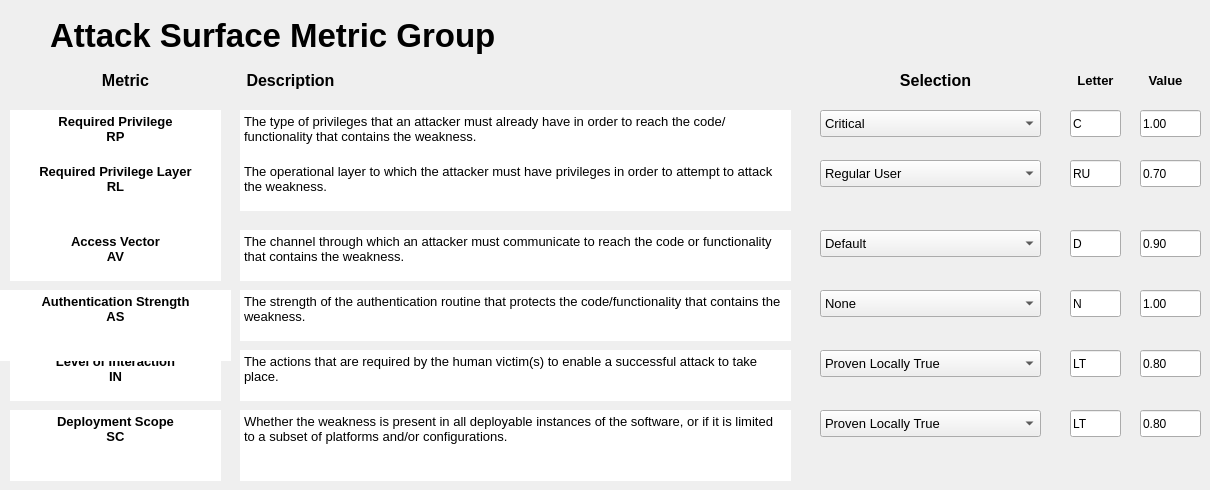
    <widget class="QWidget" name="tab_3">
     <attribute name="title">
      <string>Attack Surface</string>
     </attribute>
     <widget class="QLineEdit" name="txtB_AS_AS_Value">
      <property name="geometry">
       <rect>
        <x>1140</x>
        <y>290</y>
        <width>61</width>
        <height>27</height>
       </rect>
      </property>
      <property name="text">
       <string>1.00</string>
      </property>
     </widget>
     <widget class="QTextEdit" name="textEdit_11">
      <property name="geometry">
       <rect>
        <x>240</x>
        <y>110</y>
        <width>551</width>
        <height>51</height>
       </rect>
      </property>
      <property name="frameShape">
       <enum>QFrame::NoFrame</enum>
      </property>
      <property name="lineWidth">
       <number>0</number>
      </property>
      <property name="html">
       <string>&lt;!DOCTYPE HTML PUBLIC &quot;-//W3C//DTD HTML 4.0//EN&quot; &quot;http://www.w3.org/TR/REC-html40/strict.dtd&quot;&gt;
&lt;html&gt;&lt;head&gt;&lt;meta name=&quot;qrichtext&quot; content=&quot;1&quot; /&gt;&lt;style type=&quot;text/css&quot;&gt;
p, li { white-space: pre-wrap; }
&lt;/style&gt;&lt;/head&gt;&lt;body style=&quot; font-family:'Ubuntu'; font-size:10pt; font-weight:400; font-style:normal;&quot;&gt;
&lt;p style=&quot; margin-top:0px; margin-bottom:0px; margin-left:0px; margin-right:0px; -qt-block-indent:0; text-indent:0px;&quot;&gt;&lt;span style=&quot; font-family:'MS Shell Dlg 2';&quot;&gt;The type of privileges that an attacker must already have in order to reach the code/functionality that contains the weakness. &lt;/span&gt;&lt;/p&gt;&lt;/body&gt;&lt;/html&gt;</string>
      </property>
     </widget>
     <widget class="QComboBox" name="cBox_AS_AV">
      <property name="geometry">
       <rect>
        <x>820</x>
        <y>230</y>
        <width>221</width>
        <height>27</height>
       </rect>
      </property>
      <property name="font">
       <font>
        <pointsize>10</pointsize>
       </font>
      </property>
      <item>
       <property name="text">
        <string>Default</string>
       </property>
      </item>
     </widget>
     <widget class="QLineEdit" name="txtB_AS_AV_Letter">
      <property name="geometry">
       <rect>
        <x>1070</x>
        <y>230</y>
        <width>51</width>
        <height>27</height>
       </rect>
      </property>
      <property name="text">
       <string>D</string>
      </property>
     </widget>
     <widget class="QTextEdit" name="textEdit_12">
      <property name="geometry">
       <rect>
        <x>240</x>
        <y>290</y>
        <width>551</width>
        <height>51</height>
       </rect>
      </property>
      <property name="frameShape">
       <enum>QFrame::NoFrame</enum>
      </property>
      <property name="lineWidth">
       <number>0</number>
      </property>
      <property name="html">
       <string>&lt;!DOCTYPE HTML PUBLIC &quot;-//W3C//DTD HTML 4.0//EN&quot; &quot;http://www.w3.org/TR/REC-html40/strict.dtd&quot;&gt;
&lt;html&gt;&lt;head&gt;&lt;meta name=&quot;qrichtext&quot; content=&quot;1&quot; /&gt;&lt;style type=&quot;text/css&quot;&gt;
p, li { white-space: pre-wrap; }
&lt;/style&gt;&lt;/head&gt;&lt;body style=&quot; font-family:'Ubuntu'; font-size:10pt; font-weight:400; font-style:normal;&quot;&gt;
&lt;p style=&quot; margin-top:0px; margin-bottom:0px; margin-left:0px; margin-right:0px; -qt-block-indent:0; text-indent:0px;&quot;&gt;&lt;span style=&quot; font-family:'MS Shell Dlg 2';&quot;&gt;The strength of the authentication routine that protects the code/functionality that contains the weakness. &lt;/span&gt;&lt;/p&gt;&lt;/body&gt;&lt;/html&gt;</string>
      </property>
     </widget>
     <widget class="QLineEdit" name="txtB_AS_RP_Letter">
      <property name="geometry">
       <rect>
        <x>1070</x>
        <y>110</y>
        <width>51</width>
        <height>27</height>
       </rect>
      </property>
      <property name="text">
       <string>C</string>
      </property>
     </widget>
     <widget class="QLineEdit" name="txtB_AS_AV_Value">
      <property name="geometry">
       <rect>
        <x>1140</x>
        <y>230</y>
        <width>61</width>
        <height>27</height>
       </rect>
      </property>
      <property name="text">
       <string>0.90</string>
      </property>
     </widget>
     <widget class="QLabel" name="label_17">
      <property name="geometry">
       <rect>
        <x>1140</x>
        <y>70</y>
        <width>51</width>
        <height>21</height>
       </rect>
      </property>
      <property name="font">
       <font>
        <pointsize>12</pointsize>
        <weight>75</weight>
        <bold>true</bold>
       </font>
      </property>
      <property name="text">
       <string>&lt;html&gt;&lt;head/&gt;&lt;body&gt;&lt;p&gt;&lt;span style=&quot; font-size:10pt;&quot;&gt;Value&lt;/span&gt;&lt;/p&gt;&lt;/body&gt;&lt;/html&gt;</string>
      </property>
      <property name="alignment">
       <set>Qt::AlignCenter</set>
      </property>
     </widget>
     <widget class="QComboBox" name="cBox_AS_IN">
      <property name="geometry">
       <rect>
        <x>820</x>
        <y>350</y>
        <width>221</width>
        <height>27</height>
       </rect>
      </property>
      <property name="font">
       <font>
        <pointsize>10</pointsize>
       </font>
      </property>
      <item>
       <property name="text">
        <string>Proven Locally True</string>
       </property>
      </item>
     </widget>
     <widget class="QLineEdit" name="txtB_AS_RP_Value">
      <property name="geometry">
       <rect>
        <x>1140</x>
        <y>110</y>
        <width>61</width>
        <height>27</height>
       </rect>
      </property>
      <property name="text">
       <string>1.00</string>
      </property>
     </widget>
     <widget class="QTextEdit" name="textEdit_13">
      <property name="geometry">
       <rect>
        <x>240</x>
        <y>160</y>
        <width>551</width>
        <height>51</height>
       </rect>
      </property>
      <property name="frameShape">
       <enum>QFrame::NoFrame</enum>
      </property>
      <property name="lineWidth">
       <number>0</number>
      </property>
      <property name="html">
       <string>&lt;!DOCTYPE HTML PUBLIC &quot;-//W3C//DTD HTML 4.0//EN&quot; &quot;http://www.w3.org/TR/REC-html40/strict.dtd&quot;&gt;
&lt;html&gt;&lt;head&gt;&lt;meta name=&quot;qrichtext&quot; content=&quot;1&quot; /&gt;&lt;style type=&quot;text/css&quot;&gt;
p, li { white-space: pre-wrap; }
&lt;/style&gt;&lt;/head&gt;&lt;body style=&quot; font-family:'Ubuntu'; font-size:10pt; font-weight:400; font-style:normal;&quot;&gt;
&lt;p style=&quot; margin-top:0px; margin-bottom:0px; margin-left:0px; margin-right:0px; -qt-block-indent:0; text-indent:0px;&quot;&gt;&lt;span style=&quot; font-family:'MS Shell Dlg 2';&quot;&gt;The operational layer to which the attacker must have privileges in order to attempt to attack the weakness. &lt;/span&gt;&lt;/p&gt;&lt;/body&gt;&lt;/html&gt;</string>
      </property>
     </widget>
     <widget class="QComboBox" name="cBox_AS_RL">
      <property name="geometry">
       <rect>
        <x>820</x>
        <y>160</y>
        <width>221</width>
        <height>27</height>
       </rect>
      </property>
      <property name="font">
       <font>
        <pointsize>10</pointsize>
       </font>
      </property>
      <item>
       <property name="text">
        <string>Regular User</string>
       </property>
      </item>
     </widget>
     <widget class="QLineEdit" name="txtB_AS_RL_Value">
      <property name="geometry">
       <rect>
        <x>1140</x>
        <y>160</y>
        <width>61</width>
        <height>27</height>
       </rect>
      </property>
      <property name="text">
       <string>0.70</string>
      </property>
     </widget>
     <widget class="QComboBox" name="cBox_AS_AS">
      <property name="geometry">
       <rect>
        <x>820</x>
        <y>290</y>
        <width>221</width>
        <height>27</height>
       </rect>
      </property>
      <property name="font">
       <font>
        <pointsize>10</pointsize>
       </font>
      </property>
      <item>
       <property name="text">
        <string>None</string>
       </property>
      </item>
     </widget>
     <widget class="QLabel" name="label_18">
      <property name="geometry">
       <rect>
        <x>90</x>
        <y>70</y>
        <width>71</width>
        <height>21</height>
       </rect>
      </property>
      <property name="font">
       <font>
        <pointsize>12</pointsize>
        <weight>75</weight>
        <bold>true</bold>
       </font>
      </property>
      <property name="text">
       <string>Metric</string>
      </property>
      <property name="alignment">
       <set>Qt::AlignCenter</set>
      </property>
     </widget>
     <widget class="QTextEdit" name="textEdit_14">
      <property name="geometry">
       <rect>
        <x>10</x>
        <y>230</y>
        <width>211</width>
        <height>51</height>
       </rect>
      </property>
      <property name="frameShape">
       <enum>QFrame::NoFrame</enum>
      </property>
      <property name="lineWidth">
       <number>0</number>
      </property>
      <property name="html">
       <string>&lt;!DOCTYPE HTML PUBLIC &quot;-//W3C//DTD HTML 4.0//EN&quot; &quot;http://www.w3.org/TR/REC-html40/strict.dtd&quot;&gt;
&lt;html&gt;&lt;head&gt;&lt;meta name=&quot;qrichtext&quot; content=&quot;1&quot; /&gt;&lt;style type=&quot;text/css&quot;&gt;
p, li { white-space: pre-wrap; }
&lt;/style&gt;&lt;/head&gt;&lt;body style=&quot; font-family:'Ubuntu'; font-size:10pt; font-weight:400; font-style:normal;&quot;&gt;
&lt;p align=&quot;center&quot; style=&quot; margin-top:0px; margin-bottom:0px; margin-left:0px; margin-right:0px; -qt-block-indent:0; text-indent:0px;&quot;&gt;&lt;span style=&quot; font-weight:600;&quot;&gt;Access Vector&lt;/span&gt;&lt;/p&gt;
&lt;p align=&quot;center&quot; style=&quot; margin-top:0px; margin-bottom:0px; margin-left:0px; margin-right:0px; -qt-block-indent:0; text-indent:0px;&quot;&gt;&lt;span style=&quot; font-weight:600;&quot;&gt;AV&lt;/span&gt;&lt;/p&gt;&lt;/body&gt;&lt;/html&gt;</string>
      </property>
     </widget>
     <widget class="QTextEdit" name="textEdit_15">
      <property name="geometry">
       <rect>
        <x>10</x>
        <y>350</y>
        <width>211</width>
        <height>51</height>
       </rect>
      </property>
      <property name="frameShape">
       <enum>QFrame::NoFrame</enum>
      </property>
      <property name="lineWidth">
       <number>0</number>
      </property>
      <property name="html">
       <string>&lt;!DOCTYPE HTML PUBLIC &quot;-//W3C//DTD HTML 4.0//EN&quot; &quot;http://www.w3.org/TR/REC-html40/strict.dtd&quot;&gt;
&lt;html&gt;&lt;head&gt;&lt;meta name=&quot;qrichtext&quot; content=&quot;1&quot; /&gt;&lt;style type=&quot;text/css&quot;&gt;
p, li { white-space: pre-wrap; }
&lt;/style&gt;&lt;/head&gt;&lt;body style=&quot; font-family:'Ubuntu'; font-size:10pt; font-weight:400; font-style:normal;&quot;&gt;
&lt;p align=&quot;center&quot; style=&quot; margin-top:0px; margin-bottom:0px; margin-left:0px; margin-right:0px; -qt-block-indent:0; text-indent:0px;&quot;&gt;&lt;span style=&quot; font-weight:600;&quot;&gt;Level of Interaction&lt;/span&gt;&lt;/p&gt;
&lt;p align=&quot;center&quot; style=&quot; margin-top:0px; margin-bottom:0px; margin-left:0px; margin-right:0px; -qt-block-indent:0; text-indent:0px;&quot;&gt;&lt;span style=&quot; font-weight:600;&quot;&gt;IN&lt;/span&gt;&lt;/p&gt;&lt;/body&gt;&lt;/html&gt;</string>
      </property>
     </widget>
     <widget class="QComboBox" name="cBox_AS_RP">
      <property name="geometry">
       <rect>
        <x>820</x>
        <y>110</y>
        <width>221</width>
        <height>27</height>
       </rect>
      </property>
      <property name="font">
       <font>
        <pointsize>10</pointsize>
       </font>
      </property>
      <item>
       <property name="text">
        <string>Critical</string>
       </property>
      </item>
     </widget>
     <widget class="QLabel" name="label_19">
      <property name="geometry">
       <rect>
        <x>50</x>
        <y>0</y>
        <width>1141</width>
        <height>71</height>
       </rect>
      </property>
      <property name="font">
       <font>
        <pointsize>25</pointsize>
        <weight>75</weight>
        <italic>false</italic>
        <bold>true</bold>
        <underline>false</underline>
        <strikeout>false</strikeout>
        <kerning>true</kerning>
       </font>
      </property>
      <property name="text">
       <string>Attack Surface Metric Group</string>
      </property>
     </widget>
     <widget class="QLabel" name="label_20">
      <property name="geometry">
       <rect>
        <x>230</x>
        <y>70</y>
        <width>121</width>
        <height>21</height>
       </rect>
      </property>
      <property name="font">
       <font>
        <pointsize>12</pointsize>
        <weight>75</weight>
        <bold>true</bold>
       </font>
      </property>
      <property name="text">
       <string>Description</string>
      </property>
      <property name="alignment">
       <set>Qt::AlignCenter</set>
      </property>
     </widget>
     <widget class="QLineEdit" name="txtB_AS_IN_Value">
      <property name="geometry">
       <rect>
        <x>1140</x>
        <y>350</y>
        <width>61</width>
        <height>27</height>
       </rect>
      </property>
      <property name="text">
       <string>0.80</string>
      </property>
     </widget>
     <widget class="QTextEdit" name="textEdit_16">
      <property name="geometry">
       <rect>
        <x>0</x>
        <y>290</y>
        <width>231</width>
        <height>71</height>
       </rect>
      </property>
      <property name="frameShape">
       <enum>QFrame::NoFrame</enum>
      </property>
      <property name="lineWidth">
       <number>0</number>
      </property>
      <property name="html">
       <string>&lt;!DOCTYPE HTML PUBLIC &quot;-//W3C//DTD HTML 4.0//EN&quot; &quot;http://www.w3.org/TR/REC-html40/strict.dtd&quot;&gt;
&lt;html&gt;&lt;head&gt;&lt;meta name=&quot;qrichtext&quot; content=&quot;1&quot; /&gt;&lt;style type=&quot;text/css&quot;&gt;
p, li { white-space: pre-wrap; }
&lt;/style&gt;&lt;/head&gt;&lt;body style=&quot; font-family:'Ubuntu'; font-size:10pt; font-weight:400; font-style:normal;&quot;&gt;
&lt;p align=&quot;center&quot; style=&quot; margin-top:0px; margin-bottom:0px; margin-left:0px; margin-right:0px; -qt-block-indent:0; text-indent:0px;&quot;&gt;&lt;span style=&quot; font-weight:600;&quot;&gt;Authentication Strength&lt;/span&gt;&lt;/p&gt;
&lt;p align=&quot;center&quot; style=&quot; margin-top:0px; margin-bottom:0px; margin-left:0px; margin-right:0px; -qt-block-indent:0; text-indent:0px;&quot;&gt;&lt;span style=&quot; font-weight:600;&quot;&gt;AS&lt;/span&gt;&lt;/p&gt;&lt;/body&gt;&lt;/html&gt;</string>
      </property>
     </widget>
     <widget class="QTextEdit" name="textEdit_1">
      <property name="geometry">
       <rect>
        <x>240</x>
        <y>350</y>
        <width>551</width>
        <height>51</height>
       </rect>
      </property>
      <property name="frameShape">
       <enum>QFrame::NoFrame</enum>
      </property>
      <property name="lineWidth">
       <number>0</number>
      </property>
      <property name="html">
       <string>&lt;!DOCTYPE HTML PUBLIC &quot;-//W3C//DTD HTML 4.0//EN&quot; &quot;http://www.w3.org/TR/REC-html40/strict.dtd&quot;&gt;
&lt;html&gt;&lt;head&gt;&lt;meta name=&quot;qrichtext&quot; content=&quot;1&quot; /&gt;&lt;style type=&quot;text/css&quot;&gt;
p, li { white-space: pre-wrap; }
&lt;/style&gt;&lt;/head&gt;&lt;body style=&quot; font-family:'Ubuntu'; font-size:10pt; font-weight:400; font-style:normal;&quot;&gt;
&lt;p style=&quot; margin-top:0px; margin-bottom:0px; margin-left:0px; margin-right:0px; -qt-block-indent:0; text-indent:0px;&quot;&gt;&lt;span style=&quot; font-family:'MS Shell Dlg 2';&quot;&gt;The actions that are required by the human victim(s) to enable a successful attack to take place. &lt;/span&gt;&lt;/p&gt;&lt;/body&gt;&lt;/html&gt;</string>
      </property>
     </widget>
     <widget class="QLabel" name="label_21">
      <property name="geometry">
       <rect>
        <x>1070</x>
        <y>70</y>
        <width>51</width>
        <height>21</height>
       </rect>
      </property>
      <property name="font">
       <font>
        <pointsize>12</pointsize>
        <weight>75</weight>
        <bold>true</bold>
       </font>
      </property>
      <property name="text">
       <string>&lt;html&gt;&lt;head/&gt;&lt;body&gt;&lt;p&gt;&lt;span style=&quot; font-size:10pt;&quot;&gt;Letter&lt;/span&gt;&lt;/p&gt;&lt;/body&gt;&lt;/html&gt;</string>
      </property>
      <property name="alignment">
       <set>Qt::AlignCenter</set>
      </property>
     </widget>
     <widget class="QTextEdit" name="textEdit_18">
      <property name="geometry">
       <rect>
        <x>10</x>
        <y>160</y>
        <width>211</width>
        <height>71</height>
       </rect>
      </property>
      <property name="frameShape">
       <enum>QFrame::NoFrame</enum>
      </property>
      <property name="lineWidth">
       <number>0</number>
      </property>
      <property name="html">
       <string>&lt;!DOCTYPE HTML PUBLIC &quot;-//W3C//DTD HTML 4.0//EN&quot; &quot;http://www.w3.org/TR/REC-html40/strict.dtd&quot;&gt;
&lt;html&gt;&lt;head&gt;&lt;meta name=&quot;qrichtext&quot; content=&quot;1&quot; /&gt;&lt;style type=&quot;text/css&quot;&gt;
p, li { white-space: pre-wrap; }
&lt;/style&gt;&lt;/head&gt;&lt;body style=&quot; font-family:'Ubuntu'; font-size:10pt; font-weight:400; font-style:normal;&quot;&gt;
&lt;p align=&quot;center&quot; style=&quot; margin-top:0px; margin-bottom:0px; margin-left:0px; margin-right:0px; -qt-block-indent:0; text-indent:0px;&quot;&gt;&lt;span style=&quot; font-weight:600;&quot;&gt;Required Privilege Layer&lt;/span&gt;&lt;/p&gt;
&lt;p align=&quot;center&quot; style=&quot; margin-top:0px; margin-bottom:0px; margin-left:0px; margin-right:0px; -qt-block-indent:0; text-indent:0px;&quot;&gt;&lt;span style=&quot; font-weight:600;&quot;&gt;RL&lt;/span&gt;&lt;/p&gt;&lt;/body&gt;&lt;/html&gt;</string>
      </property>
     </widget>
     <widget class="QLineEdit" name="txtB_AS_AS_Letter">
      <property name="geometry">
       <rect>
        <x>1070</x>
        <y>290</y>
        <width>51</width>
        <height>27</height>
       </rect>
      </property>
      <property name="text">
       <string>N</string>
      </property>
     </widget>
     <widget class="QLabel" name="label_22">
      <property name="geometry">
       <rect>
        <x>870</x>
        <y>70</y>
        <width>131</width>
        <height>21</height>
       </rect>
      </property>
      <property name="font">
       <font>
        <pointsize>12</pointsize>
        <weight>75</weight>
        <bold>true</bold>
       </font>
      </property>
      <property name="text">
       <string>Selection</string>
      </property>
      <property name="alignment">
       <set>Qt::AlignCenter</set>
      </property>
     </widget>
     <widget class="QLineEdit" name="txtB_AS_IN_Letter">
      <property name="geometry">
       <rect>
        <x>1070</x>
        <y>350</y>
        <width>51</width>
        <height>27</height>
       </rect>
      </property>
      <property name="text">
       <string>LT</string>
      </property>
     </widget>
     <widget class="QTextEdit" name="textEdit_19">
      <property name="geometry">
       <rect>
        <x>240</x>
        <y>230</y>
        <width>551</width>
        <height>51</height>
       </rect>
      </property>
      <property name="frameShape">
       <enum>QFrame::NoFrame</enum>
      </property>
      <property name="lineWidth">
       <number>0</number>
      </property>
      <property name="html">
       <string>&lt;!DOCTYPE HTML PUBLIC &quot;-//W3C//DTD HTML 4.0//EN&quot; &quot;http://www.w3.org/TR/REC-html40/strict.dtd&quot;&gt;
&lt;html&gt;&lt;head&gt;&lt;meta name=&quot;qrichtext&quot; content=&quot;1&quot; /&gt;&lt;style type=&quot;text/css&quot;&gt;
p, li { white-space: pre-wrap; }
&lt;/style&gt;&lt;/head&gt;&lt;body style=&quot; font-family:'Ubuntu'; font-size:10pt; font-weight:400; font-style:normal;&quot;&gt;
&lt;p style=&quot; margin-top:0px; margin-bottom:0px; margin-left:0px; margin-right:0px; -qt-block-indent:0; text-indent:0px;&quot;&gt;&lt;span style=&quot; font-family:'MS Shell Dlg 2';&quot;&gt;The channel through which an attacker must communicate to reach the code or functionality that contains the weakness. &lt;/span&gt;&lt;/p&gt;&lt;/body&gt;&lt;/html&gt;</string>
      </property>
     </widget>
     <widget class="QTextEdit" name="textEdit_20">
      <property name="geometry">
       <rect>
        <x>10</x>
        <y>110</y>
        <width>211</width>
        <height>51</height>
       </rect>
      </property>
      <property name="frameShape">
       <enum>QFrame::NoFrame</enum>
      </property>
      <property name="lineWidth">
       <number>0</number>
      </property>
      <property name="html">
       <string>&lt;!DOCTYPE HTML PUBLIC &quot;-//W3C//DTD HTML 4.0//EN&quot; &quot;http://www.w3.org/TR/REC-html40/strict.dtd&quot;&gt;
&lt;html&gt;&lt;head&gt;&lt;meta name=&quot;qrichtext&quot; content=&quot;1&quot; /&gt;&lt;style type=&quot;text/css&quot;&gt;
p, li { white-space: pre-wrap; }
&lt;/style&gt;&lt;/head&gt;&lt;body style=&quot; font-family:'Ubuntu'; font-size:10pt; font-weight:400; font-style:normal;&quot;&gt;
&lt;p align=&quot;center&quot; style=&quot; margin-top:0px; margin-bottom:0px; margin-left:0px; margin-right:0px; -qt-block-indent:0; text-indent:0px;&quot;&gt;&lt;span style=&quot; font-weight:600;&quot;&gt;Required Privilege&lt;/span&gt;&lt;/p&gt;
&lt;p align=&quot;center&quot; style=&quot; margin-top:0px; margin-bottom:0px; margin-left:0px; margin-right:0px; -qt-block-indent:0; text-indent:0px;&quot;&gt;&lt;span style=&quot; font-weight:600;&quot;&gt;RP&lt;/span&gt;&lt;/p&gt;&lt;/body&gt;&lt;/html&gt;</string>
      </property>
     </widget>
     <widget class="QLineEdit" name="txtB_AS_RL_Letter">
      <property name="geometry">
       <rect>
        <x>1070</x>
        <y>160</y>
        <width>51</width>
        <height>27</height>
       </rect>
      </property>
      <property name="text">
       <string>RU</string>
      </property>
     </widget>
     <widget class="QTextEdit" name="textEdit_31">
      <property name="geometry">
       <rect>
        <x>10</x>
        <y>410</y>
        <width>211</width>
        <height>71</height>
       </rect>
      </property>
      <property name="frameShape">
       <enum>QFrame::NoFrame</enum>
      </property>
      <property name="lineWidth">
       <number>0</number>
      </property>
      <property name="html">
       <string>&lt;!DOCTYPE HTML PUBLIC &quot;-//W3C//DTD HTML 4.0//EN&quot; &quot;http://www.w3.org/TR/REC-html40/strict.dtd&quot;&gt;
&lt;html&gt;&lt;head&gt;&lt;meta name=&quot;qrichtext&quot; content=&quot;1&quot; /&gt;&lt;style type=&quot;text/css&quot;&gt;
p, li { white-space: pre-wrap; }
&lt;/style&gt;&lt;/head&gt;&lt;body style=&quot; font-family:'Ubuntu'; font-size:10pt; font-weight:400; font-style:normal;&quot;&gt;
&lt;p align=&quot;center&quot; style=&quot; margin-top:0px; margin-bottom:0px; margin-left:0px; margin-right:0px; -qt-block-indent:0; text-indent:0px;&quot;&gt;&lt;span style=&quot; font-weight:600;&quot;&gt;Deployment Scope&lt;/span&gt;&lt;/p&gt;
&lt;p align=&quot;center&quot; style=&quot; margin-top:0px; margin-bottom:0px; margin-left:0px; margin-right:0px; -qt-block-indent:0; text-indent:0px;&quot;&gt;&lt;span style=&quot; font-weight:600;&quot;&gt;SC&lt;/span&gt;&lt;/p&gt;&lt;/body&gt;&lt;/html&gt;</string>
      </property>
     </widget>
     <widget class="QLineEdit" name="txtB_AS_SC_Value">
      <property name="geometry">
       <rect>
        <x>1140</x>
        <y>410</y>
        <width>61</width>
        <height>27</height>
       </rect>
      </property>
      <property name="text">
       <string>0.80</string>
      </property>
     </widget>
     <widget class="QTextEdit" name="textEdit_17">
      <property name="geometry">
       <rect>
        <x>240</x>
        <y>410</y>
        <width>551</width>
        <height>71</height>
       </rect>
      </property>
      <property name="frameShape">
       <enum>QFrame::NoFrame</enum>
      </property>
      <property name="lineWidth">
       <number>0</number>
      </property>
      <property name="html">
       <string>&lt;!DOCTYPE HTML PUBLIC &quot;-//W3C//DTD HTML 4.0//EN&quot; &quot;http://www.w3.org/TR/REC-html40/strict.dtd&quot;&gt;
&lt;html&gt;&lt;head&gt;&lt;meta name=&quot;qrichtext&quot; content=&quot;1&quot; /&gt;&lt;style type=&quot;text/css&quot;&gt;
p, li { white-space: pre-wrap; }
&lt;/style&gt;&lt;/head&gt;&lt;body style=&quot; font-family:'Ubuntu'; font-size:10pt; font-weight:400; font-style:normal;&quot;&gt;
&lt;p style=&quot; margin-top:0px; margin-bottom:0px; margin-left:0px; margin-right:0px; -qt-block-indent:0; text-indent:0px;&quot;&gt;&lt;span style=&quot; font-family:'MS Shell Dlg 2';&quot;&gt;Whether the weakness is present in all deployable instances of the software, or if it is limited to a subset of platforms and/or configurations. &lt;/span&gt;&lt;/p&gt;&lt;/body&gt;&lt;/html&gt;</string>
      </property>
     </widget>
     <widget class="QLineEdit" name="txtB_AS_SC_Letter">
      <property name="geometry">
       <rect>
        <x>1070</x>
        <y>410</y>
        <width>51</width>
        <height>27</height>
       </rect>
      </property>
      <property name="text">
       <string>LT</string>
      </property>
     </widget>
     <widget class="QComboBox" name="cBox_AS_SC">
      <property name="geometry">
       <rect>
        <x>820</x>
        <y>410</y>
        <width>221</width>
        <height>27</height>
       </rect>
      </property>
      <property name="font">
       <font>
        <pointsize>10</pointsize>
       </font>
      </property>
      <item>
       <property name="text">
        <string>Proven Locally True</string>
       </property>
      </item>
     </widget>
    </widget>
